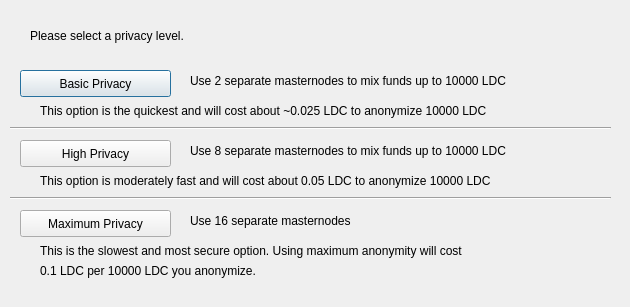
<?xml version="1.0" encoding="UTF-8"?>
<ui version="4.0">
 <class>ObfuscationConfig</class>
 <widget class="QDialog" name="ObfuscationConfig">
  <property name="geometry">
   <rect>
    <x>0</x>
    <y>0</y>
    <width>630</width>
    <height>307</height>
   </rect>
  </property>
  <property name="windowTitle">
   <string>Configure Obfuscation</string>
  </property>
  <widget class="QPushButton" name="buttonBasic">
   <property name="geometry">
    <rect>
     <x>20</x>
     <y>70</y>
     <width>151</width>
     <height>27</height>
    </rect>
   </property>
   <property name="text">
    <string>Basic Privacy</string>
   </property>
  </widget>
  <widget class="QPushButton" name="buttonHigh">
   <property name="geometry">
    <rect>
     <x>20</x>
     <y>140</y>
     <width>151</width>
     <height>27</height>
    </rect>
   </property>
   <property name="text">
    <string>High Privacy</string>
   </property>
  </widget>
  <widget class="QPushButton" name="buttonMax">
   <property name="geometry">
    <rect>
     <x>20</x>
     <y>210</y>
     <width>151</width>
     <height>27</height>
    </rect>
   </property>
   <property name="text">
    <string>Maximum Privacy</string>
   </property>
  </widget>
  <widget class="QLabel" name="label">
   <property name="geometry">
    <rect>
     <x>30</x>
     <y>20</y>
     <width>571</width>
     <height>31</height>
    </rect>
   </property>
   <property name="text">
    <string>Please select a privacy level.</string>
   </property>
  </widget>
  <widget class="QLabel" name="label_2">
   <property name="geometry">
    <rect>
     <x>190</x>
     <y>70</y>
     <width>421</width>
     <height>21</height>
    </rect>
   </property>
   <property name="text">
    <string>Use 2 separate masternodes to mix funds up to 10000 LDC</string>
   </property>
  </widget>
  <widget class="QLabel" name="label_3">
   <property name="geometry">
    <rect>
     <x>190</x>
     <y>140</y>
     <width>411</width>
     <height>21</height>
    </rect>
   </property>
   <property name="text">
    <string>Use 8 separate masternodes to mix funds up to 10000 LDC</string>
   </property>
  </widget>
  <widget class="QLabel" name="label_4">
   <property name="geometry">
    <rect>
     <x>190</x>
     <y>210</y>
     <width>421</width>
     <height>21</height>
    </rect>
   </property>
   <property name="text">
    <string>Use 16 separate masternodes</string>
   </property>
  </widget>
  <widget class="QLabel" name="label_6">
   <property name="geometry">
    <rect>
     <x>40</x>
     <y>100</y>
     <width>561</width>
     <height>21</height>
    </rect>
   </property>
   <property name="text">
    <string>This option is the quickest and will cost about ~0.025 LDC to anonymize 10000 LDC</string>
   </property>
  </widget>
  <widget class="QLabel" name="label_7">
   <property name="geometry">
    <rect>
     <x>40</x>
     <y>170</y>
     <width>561</width>
     <height>21</height>
    </rect>
   </property>
   <property name="text">
    <string>This option is moderately fast and will cost about 0.05 LDC to anonymize 10000 LDC</string>
   </property>
  </widget>
  <widget class="QLabel" name="label_8">
   <property name="geometry">
    <rect>
     <x>40</x>
     <y>240</y>
     <width>561</width>
     <height>21</height>
    </rect>
   </property>
   <property name="text">
    <string>This is the slowest and most secure option. Using maximum anonymity will cost</string>
   </property>
  </widget>
  <widget class="QLabel" name="label_9">
   <property name="geometry">
    <rect>
     <x>40</x>
     <y>260</y>
     <width>561</width>
     <height>21</height>
    </rect>
   </property>
   <property name="text">
    <string>0.1 LDC per 10000 LDC you anonymize.</string>
   </property>
  </widget>
  <widget class="Line" name="line">
   <property name="geometry">
    <rect>
     <x>10</x>
     <y>120</y>
     <width>601</width>
     <height>16</height>
    </rect>
   </property>
   <property name="orientation">
    <enum>Qt::Horizontal</enum>
   </property>
  </widget>
  <widget class="Line" name="line_2">
   <property name="geometry">
    <rect>
     <x>10</x>
     <y>190</y>
     <width>601</width>
     <height>16</height>
    </rect>
   </property>
   <property name="orientation">
    <enum>Qt::Horizontal</enum>
   </property>
  </widget>
 </widget>
 <resources/>
 <connections/>
</ui>
